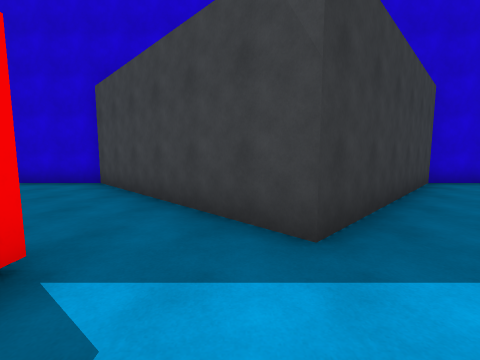
[1] (above)

24 first-person views from a walk through a Unity game level. The camera is 1.5 m above the floor, tilts 6° down and sees 90° across. The floor is counted in squares, 2 m on a side. Each view is taken from the middle of a square. On the plan, view 1 faces up. The plan holds only what a view shows up to about 9 squares ahead; the rest is blank. The place goes on beyond the plan. The player is left out.

[2]
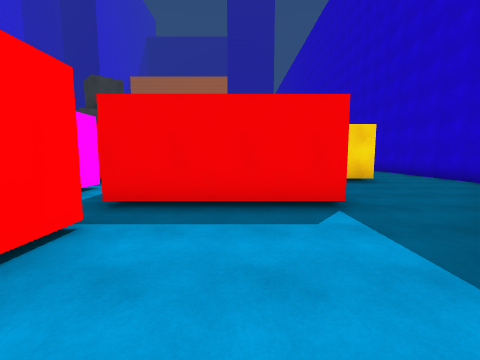

[3]
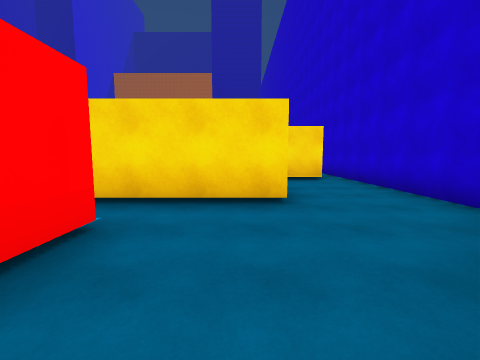

[4]
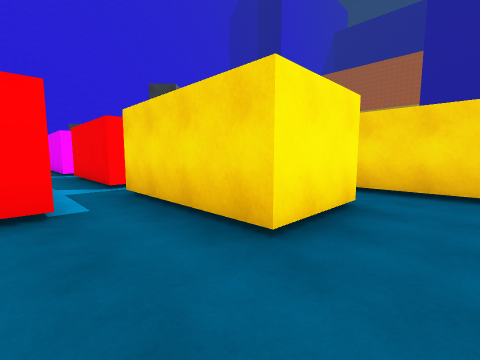

[5]
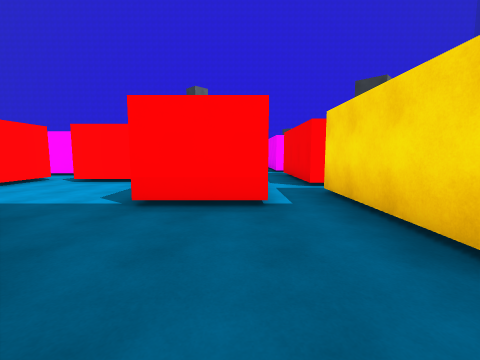

[6]
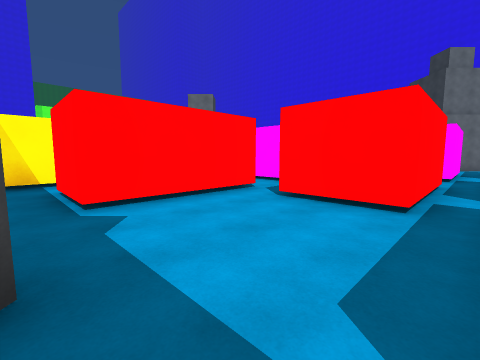

[7]
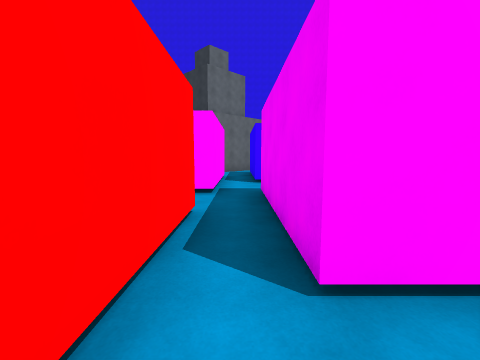

[8]
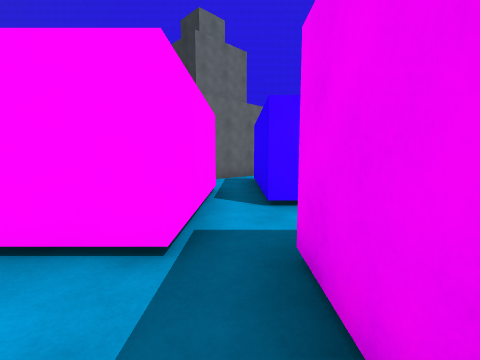

[9]
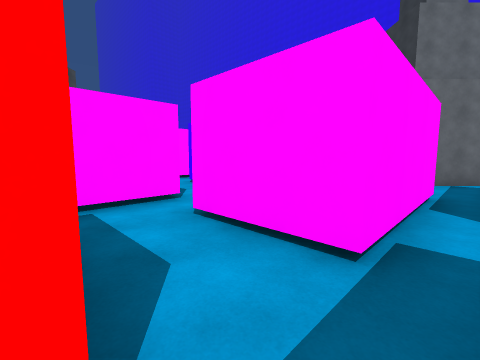

[10]
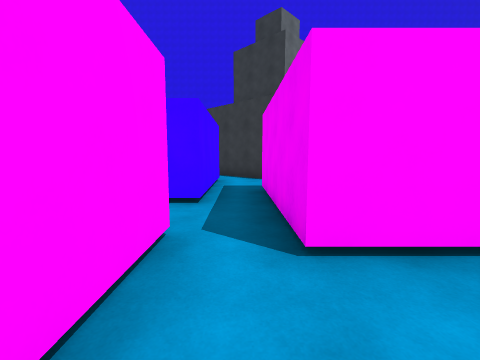

[11]
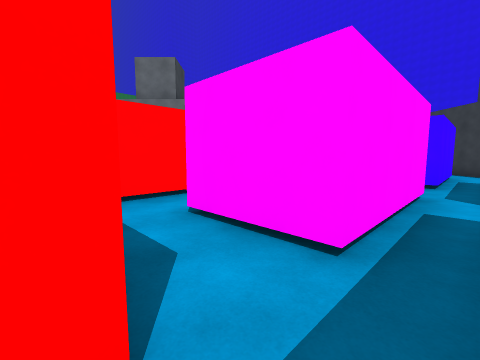

[12]
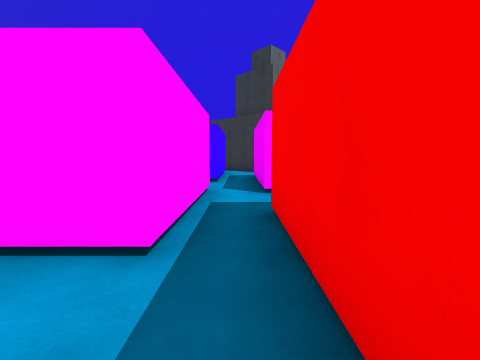

[13]
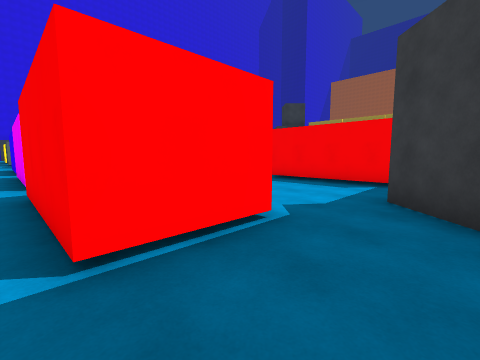

[14]
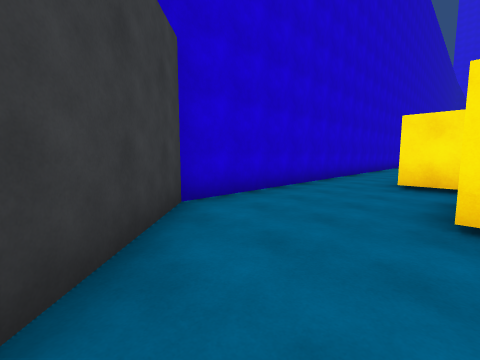

[15]
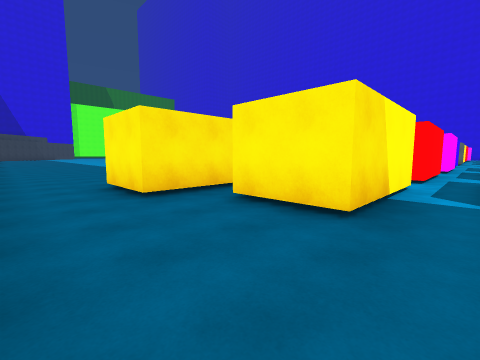

[16]
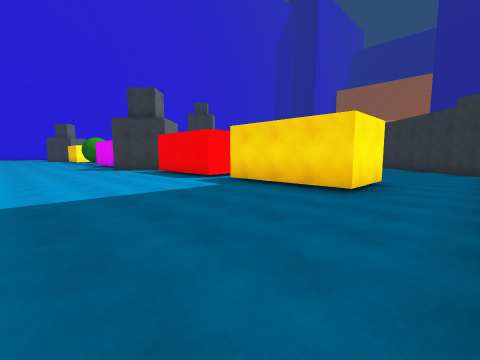

[17]
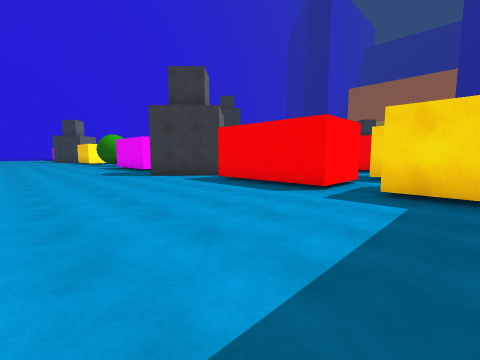

[18]
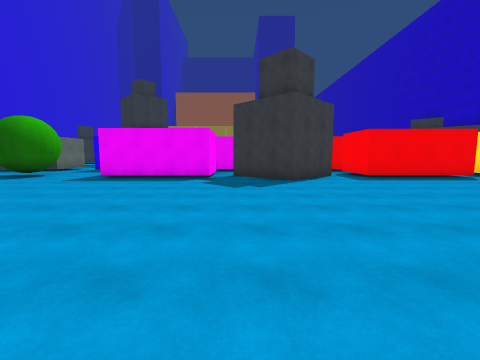

[19]
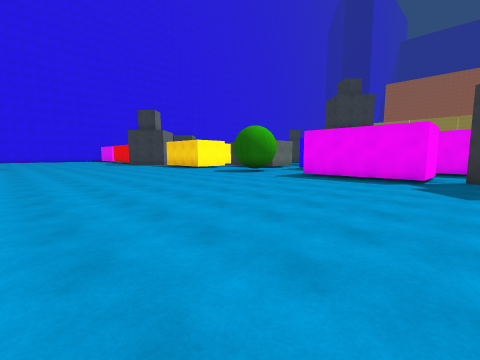

[20]
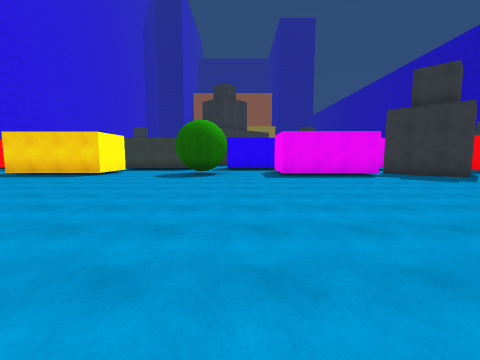

[21]
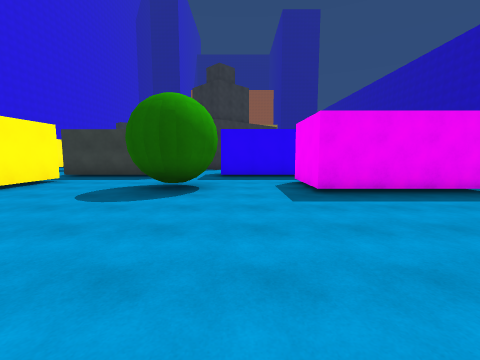

[22]
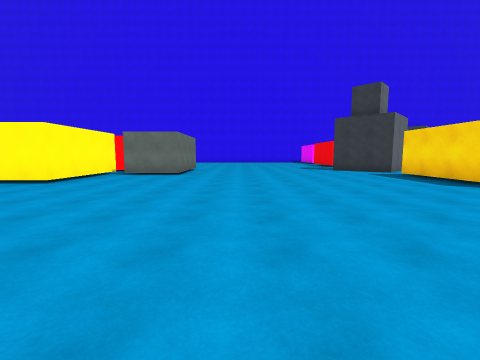

[23]
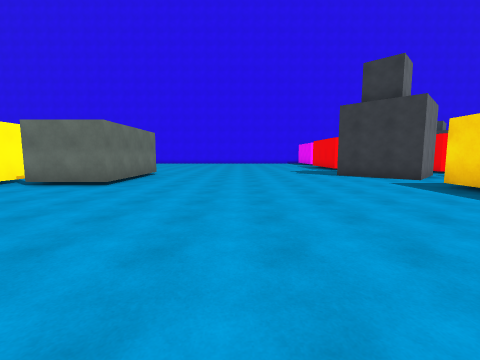

[24]
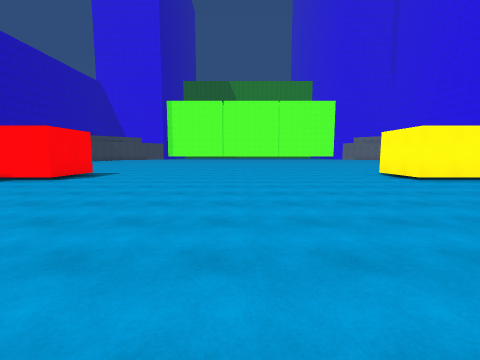

### Floor plan
Ten units are one square. View 1 is at (0, 0); x grows to the right and y downward. Boxes are objects, and circles mark ways between rooms. Rooms are numbered by the first view taken in them; rooms with no view inside come last. Other rooms are left out.
<svg viewBox="-105 -69 351 334">
<path fill="none" stroke="#000" d="M-35 -15 -14 -15 -14 20M-47 7 -47 42M7 -20 -37 -64 -100 -64M-68 -37 -47 -37 -47 -1M-14 32 -14 68M-82 -55 -82 -31M27 22 27 -13M-4 51 -4 16 16 16M-4 84 -4 67M-4 67 16 67M27 72 27 37M16 34 16 51M16 24 16 34M92 90 113 90 113 125 92 125M103 46 121 65 103 83M80 82 80 91M80 121 80 146M241 95 220 95 220 79M91 3 111 3 111 38 100 38M80 171 80 199M91 192 111 192 111 228M92 -20 92 -43 111 -43 111 -8M60 4 60 -31 81 -31M125 -64 50 -64 7 -20M27 -13 47 -13 47 4M220 238 220 203 241 203M192 260 192 228 212 228M88 259 106 241 124 258M27 122 27 87M16 84 16 102M-4 102 -4 84M-14 85 -14 120M-16 137 -2 124M27 37 47 37M60 34 60 15M16 67 16 84"/>
<rect x="95" y="145" width="20" height="20" fill="#bbb"><title>green ball</title></rect>
<circle cx="5" cy="60" r="3" fill="#2a7"/>
<circle cx="20" cy="20" r="3" fill="#2a7"/>
<circle cx="20" cy="-20" r="3" fill="#2a7"/>
<circle cx="-10" cy="95" r="3" fill="#2a7"/>
<circle cx="20" cy="45" r="3" fill="#2a7"/>
<circle cx="20" cy="70" r="3" fill="#2a7"/>
<circle cx="35" cy="30" r="3" fill="#2a7"/>
<circle cx="5" cy="110" r="3" fill="#2a7"/>
<circle cx="20" cy="95" r="3" fill="#2a7"/>
<text x="-30" y="-20">1</text>
<text x="10" y="60">2</text>
<text x="20" y="20">3</text>
<text x="150" y="90">4</text>
<text x="10" y="110">5</text>
<text x="-10" y="100">6</text>
<text x="40" y="30">7</text>
<text x="20" y="70">8</text>
</svg>
Room 1 opens to room 2. Room 1 opens to room 3. Room 1 opens to room 4. Room 1 opens to room 6. Room 2 opens to room 3. Room 2 opens to room 8. Room 3 opens to room 7. Room 5 opens to room 6. Room 5 opens to room 8.

Where each view was taken, in squares from view 1:
view 1: 0 up, 0 right, facing up
view 2: 0 up, 2 right, facing left
view 3: 3 up, 1 left, facing left
view 4: 5 up, 3 left, facing down-left
view 5: 5 up, 3 left, facing down
view 6: 2 up, 1 left, facing down-right
view 7: 2 down, 1 left, facing down
view 8: 5 down, 1 left, facing down
view 9: 5 down, 1 left, facing down-right
view 10: 5 down, 2 right, facing down
view 11: 2 down, 2 right, facing down-right
view 12: 2 down, 2 right, facing down
view 13: 3 up, 5 right, facing down-left
view 14: 3 up, 3 right, facing up-right
view 15: 6 up, 5 right, facing down-right
view 16: 6 up, 16 right, facing down-left
view 17: 2 up, 16 right, facing down-left
view 18: 8 down, 19 right, facing left
view 19: 8 down, 19 right, facing down-left
view 20: 14 down, 20 right, facing left
view 21: 14 down, 16 right, facing left
view 22: 14 down, 17 right, facing down
view 23: 17 down, 16 right, facing down
view 24: 15 down, 15 right, facing right
